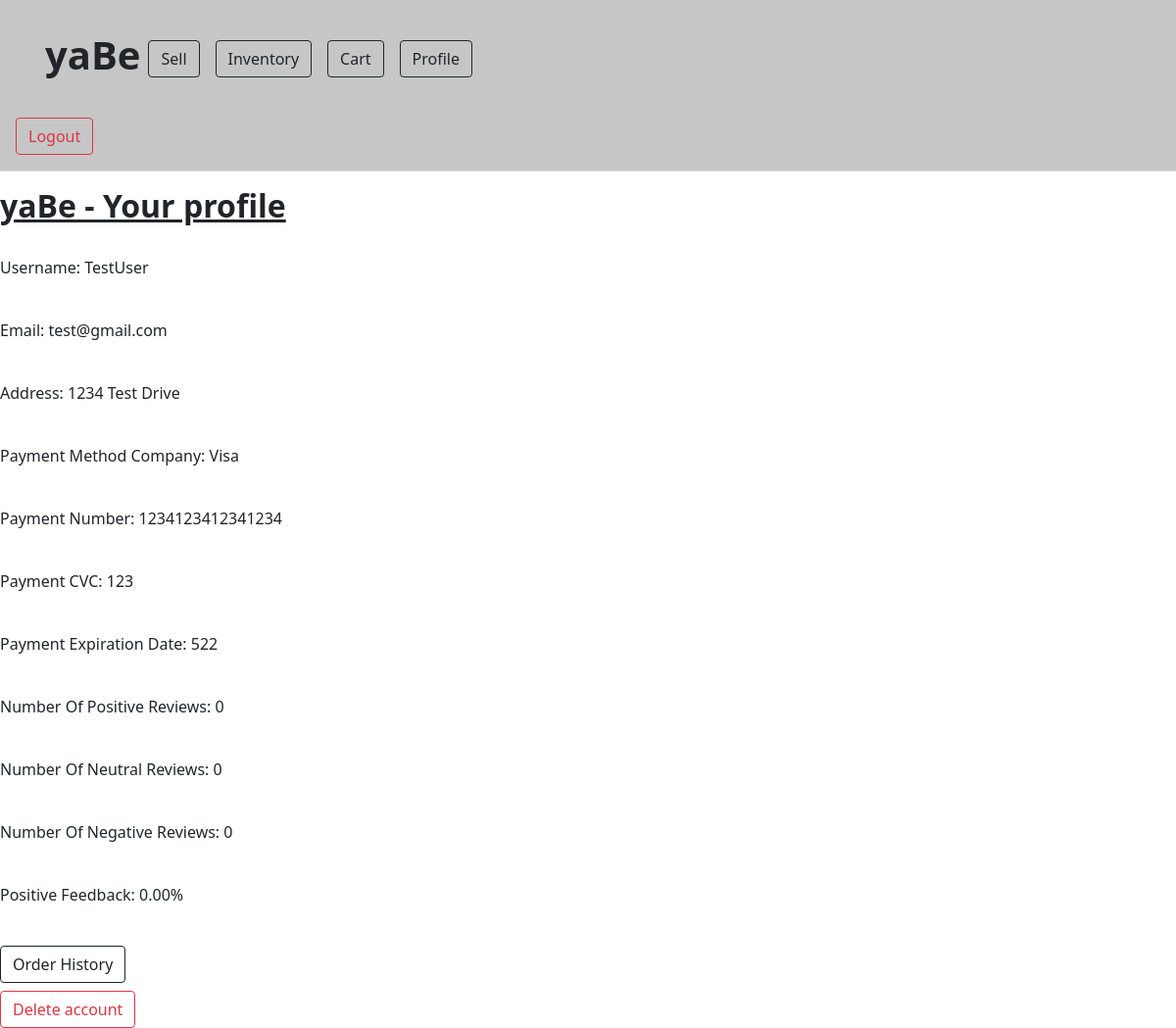
The app's page /view_profile (signed in), older data.
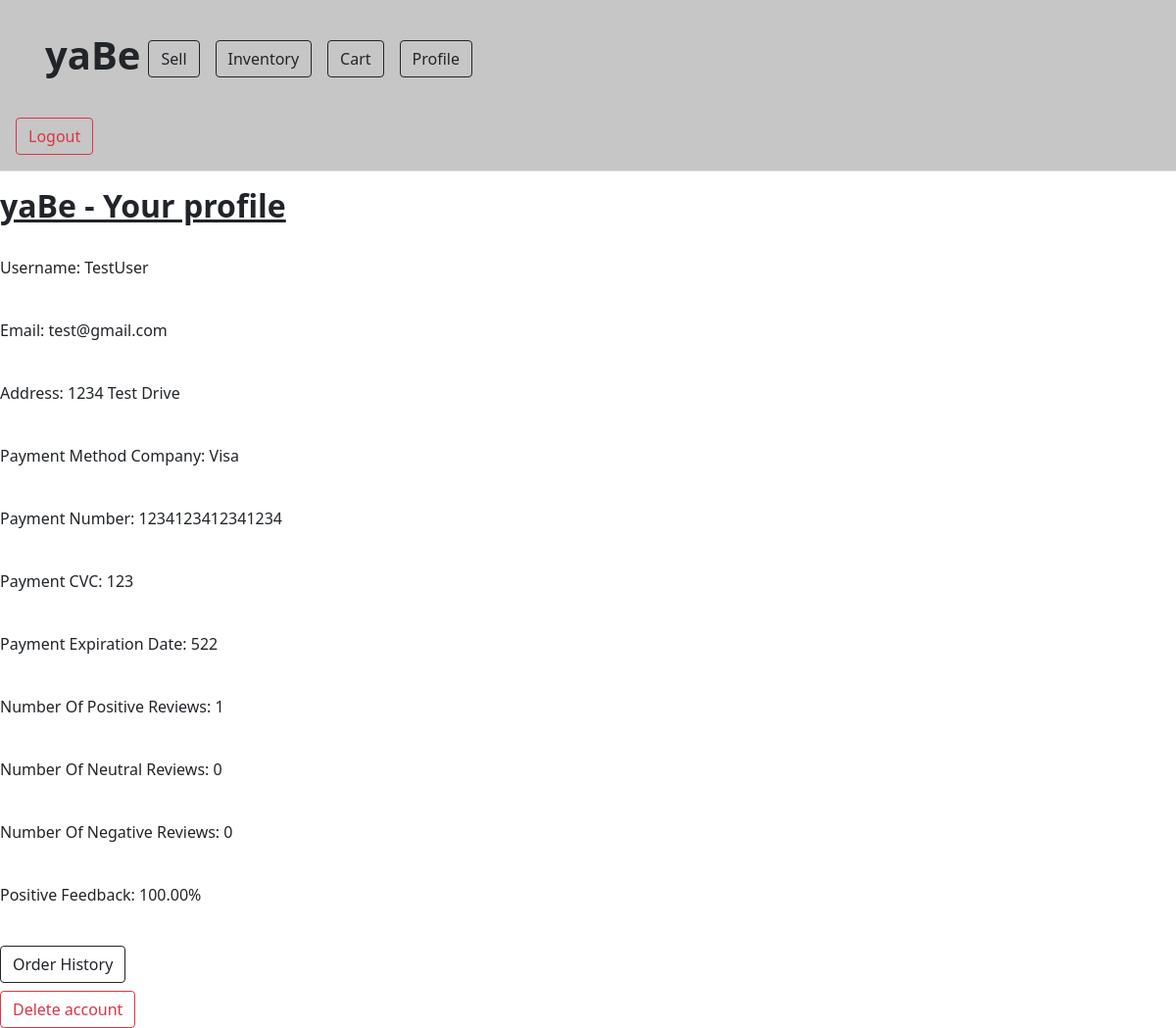
The same page, newer data.
### app/models.py (models this page shows, shortened)
class User(UserMixin, db.Model):
 id = db.Column(db.Integer, primary_key = True)
 username = db.Column(db.String(16))
 email = db.Column(db.String(64))
 password_hash = db.Column(db.String(128))
 address = db.Column(db.String(128))
 payment_method_company = db.Column(db.String(10))
 payment_method_number = db.Column(db.Integer)
 payment_method_cvc = db.Column(db.Integer)
 payment_method_expdate = db.Column(db.Integer)
 num_positive_reviews = db.Column(db.Integer)
 num_neutral_reviews = db.Column(db.Integer)
 num_negative_reviews = db.Column(db.Integer)
 items = db.relationship('Item')
 orders = db.relationship('Order')

### app/routes.py (the view)
@appObj.route('/view_profile', methods = ['GET', 'POST'])
@login_required
def view_profile():
 user = current_user
 rating_percentage = calculate_rating(user)
 return render_template('user_profiles.html', user = user, rating_percentage = rating_percentage)

### app/models.py (called while the page is built)
@login.user_loader
def load_user(id):
 return User.query.get(int(id))

### app/routes.py (called while the page is built)
def calculate_rating(user): #helper function to return feedback by percentage--range of 0% to 100%
  total_reviews = user.num_positive_reviews + user.num_neutral_reviews + user.num_negative_reviews
  if(total_reviews == 0):
    return 0
  return ((user.num_positive_reviews + user.num_neutral_reviews) / float(total_reviews)) * 100

### app/templates/user_profiles.html (shortened to what this page needs)
<!doctype html>
<html lang="en">
  <head>
     <link href="https://cdn.jsdelivr.net/npm/bootstrap@5.0.2/dist/css/bootstrap.min.css" rel="stylesheet">
    <body>
    <body>
<main>
    <header class="p-3 mb-3 border-bottom" style= "background: #c6c6c6">
    <div class="container p-3 mb-3" style="background: #c6c6c6"">
     <div class="d-flex flex-wrap align-items-center justify-content-center justify-content-lg-start"</div>
        <a href="/home" class="d-flex align-items-center mb-2 mb-lg-0 text-dark text-decoration-none">
         <h1> <b> yaBe </b> </h1>
        </a>
        <ul class="nav col-12 col-lg-auto me-lg-auto mb-2 justify-content-center mb-md-0">
         <li> <a class="btn btn-outline-dark m-2" href="sell_item" role="button">Sell</a> </li>
         <li> <a class="btn btn-outline-dark m-2" href="see_all_items" role="button">Inventory</a> </li>
         <li> <a class="btn btn-outline-dark m-2" href="cart" role="button">Cart</a></li>
         <li> <a class="btn btn-outline-dark m-2" href="view_profile" role="button"> Profile </a></li>
        </ul>
        <br>
       </div>
     </div>
  <div class="d-flex flex-wrap align-items-center justify-content-center justify-content-lg-start" </div>
   <a class="btn btn-outline-danger mr-2" href="{{url_for('logout')}}" role="button"> Logout </a>
  </header>
    <h2><u><b> yaBe - Your profile</u></b> </h2>
    <br>
    <p> Username: {{user.username}} </p> <br>
    <p> Email: {{user.email}} </p>  <br>
    <p> Address: {{user.address}} </p> <br>
    <p> Payment Method Company: {{user.payment_method_company}} </p> <br>
    <p> Payment Number: {{user.payment_method_number}} </p> <br>
    <p> Payment CVC: {{user.payment_method_cvc}} </p> <br>
    <p> Payment Expiration Date: {{user.payment_method_expdate}} </p> <br>
    <p> Number Of Positive Reviews: {{user.num_positive_reviews}} </p> <br>
    <p> Number Of Neutral Reviews: {{user.num_neutral_reviews}} </p> <br>
    <p> Number Of Negative Reviews: {{user.num_negative_reviews}} </p> <br>
    <p> Positive Feedback: {{"%.2f%%"|format(rating_percentage)}} </p> <br>
    <a class="btn btn-outline-dark mb-2" href="checkout" role="button"> Order History </a>
    <br>
    <a class="btn btn-outline-danger" href="deleteUser" role="button"> Delete account </a>
</main>
  </body>
</html>

Row changes from the older to the newer data that the page shows:
changed User "TestUser": num_positive_reviews "0" → "1"
Text that changed along with them:
{{ "%.2f%%"|format(rating_percentage) }}: "0.00%" → "100.00%"
